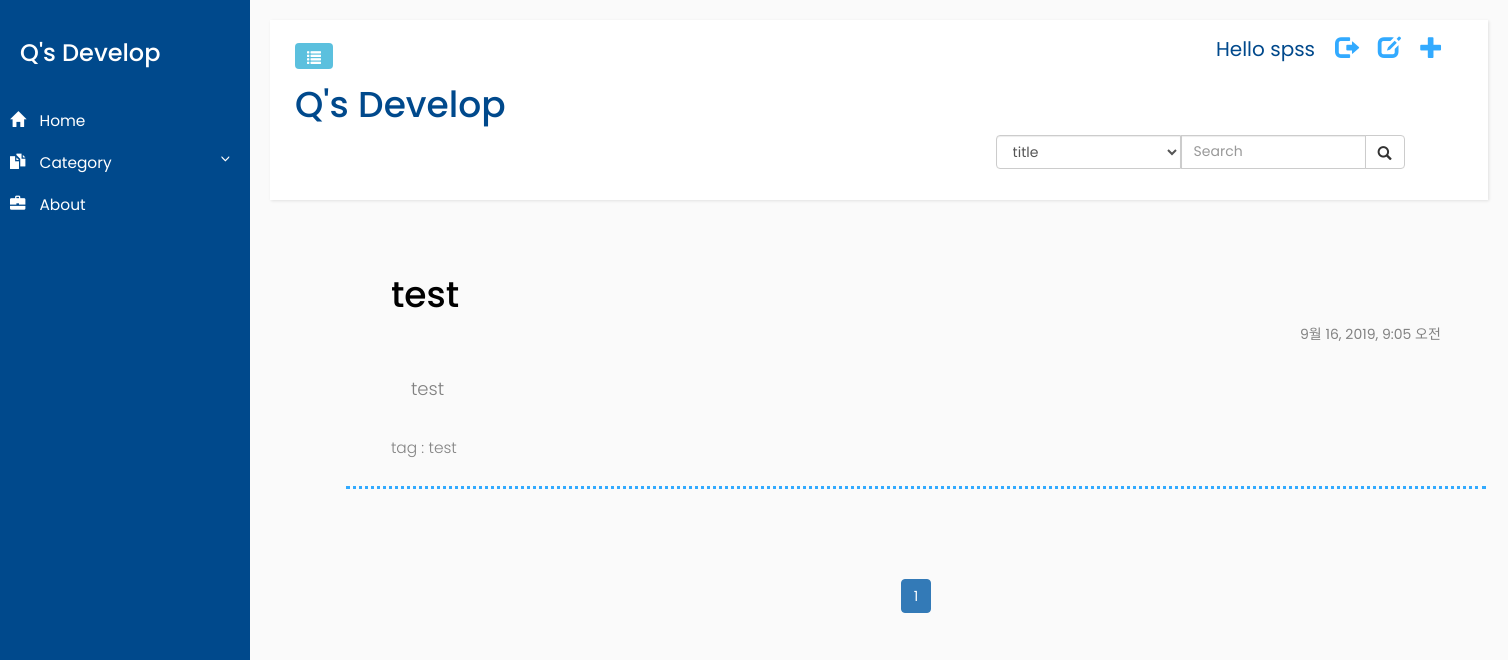
Screenshot of / (signed in) with the database file from the repository.
### blog/models.py (models this page shows, shortened)
class Post(models.Model):
    author = models.ForeignKey('auth.User',on_delete=models.CASCADE,)
    title = models.CharField(max_length=200)
    text = models.TextField()
    category = models.CharField(max_length=200)
    created_date = models.DateTimeField(default = timezone.now)
    published_date = models.DateTimeField(blank = True, null=True)

### blog/views.py (the view, shortened to what this page needs)
# urls.py: path('', views.post_list, name='post_list'),
def post_list(request):
    if Post.objects.exclude(title__exact='').values('category').exists():
        posts_for_category = Post.objects.exclude(title__exact='').values('category').order_by('-published_date')
        posts = Post.objects.exclude(title__exact='').filter( published_date__lte = timezone.now()).order_by('-published_date')
        tmp_posts_for_category = posts_for_category.values('category')
        category_lst = pd.unique(pd.DataFrame.from_records(tmp_posts_for_category)['category'])
        paginator = Paginator(posts,5)
        page = request.GET.get('page')
        posts = paginator.get_page(page)
        return render(request, 'blog/post_list.html',{
                'posts':posts,
                'posts_for_category':category_lst
            })
    else:
        return render(request, 'blog/post_list.html')

### blog/templates/blog/post_list.html (shortened to what this page needs)
{% extends "blog/base.html" %}
{% load static %}
{% load comm_ui %}
{% block content%}
<link rel="stylesheet" href="{% static 'blog/css/blog_list.css'%}">
    {% for post in posts %}
        <div class ="post card-body px-lg-5 pt-0">
            <a class="post_link" href="{% url 'blog:post_detail' pk=post.pk %}">
                <div><h1>{{ post.title }}</h1> <span id='date'>{{post.published_date}}</span></div>
                <p id='contents'>{{post.text|striptags}}</p>
                <p id='category' >tag : {{post.category}}</p>
            </a>
        </div>
    {% endfor%}
    <div class="lst_paging">
        <nav>
            <ul class="pagination">
                {% for i in posts.paginator.page_range %}
                    {% if posts.number ==  i %}
                        <li class="page-item active">
                            <a class="page-link" href="?page={{i}}">{{i}}</a>
                        </li>
                    {% else %}
                        <li class="page-item">
                            <a class="page-link" href="?page={{i}}">{{i}}</a>
                        </li>
                    {% endif %}
                {% endfor %}
            </ul>
        </nav>
    </div>
{% endblock %}

### blog/templates/blog/base.html (shortened to what this page needs)
{% load static %}
<html>
    <head>
        <link rel="stylesheet" href="https://maxcdn.bootstrapcdn.com/bootstrap/3.3.7/css/bootstrap.min.css">
        <link rel="stylesheet" href="{% static 'blog/css/blog_frame.css'%}">
        <link rel="stylesheet" href="{% static 'blog/css/blog_container.css'%}">
        <link rel="stylesheet" href="{% static 'blog/css/blog_header.css'%}">
    </head>
    <body>
        <div class="wrapper">
            <nav id="sidebar">
                    <div class="sidebar-header">
                        <h3>Q's Develop</h3>
                    </div>
                    <div class="sidebar-ul">
                       <ul class="list-unstyled components">
                            <li>
                                <a href="{% url 'blog:post_list' %}">
                                    <i class="glyphicon glyphicon-home"></i>
                                    Home
                                </a>
                                <a href="#pageSubmenu" data-toggle="collapse" aria-expanded="false">
                                    <i class="glyphicon glyphicon-duplicate"></i>
                                    Category
                                </a>
                            </li>
                            <li>
                                <a href="{% url 'blog:about' %}">
                                    <i class="glyphicon glyphicon-briefcase"></i>
                                    About
                                </a>
                            </li>
                        </ul>
                    </div>
                </nav>
            <div id="content">
                <nav class="navbar navbar-default">
                    <div class="container-fluid">
                        <div class="navbar-header">
                            <button type="button" id="sidebarCollapse" class="btn btn-info navbar-btn">
                                <span class="glyphicon glyphicon-list"></span>
                            </button>
                        </div>
                        {% if user.is_authenticated %}
                        <a href="{% url 'blog:post_new_init' %}" class="top-menu"><span class="glyphicon glyphicon-plus"></span></a>
                        <a href="{% url 'blog:post_draft_list' %}" class="top-menu"><span class="glyphicon glyphicon-edit"></span></a>
                        <a href="{% url 'logout' %}" class="top-menu"><span class="glyphicon glyphicon-log-out"></span></a>
                        <span class="userName">Hello {{ user.username }}</span>
                        {% else %}
                        <a href="{% url 'blog:signin' %}" class="top-menu"><span class="glyphicon glyphicon-log-in"></span></span></a>
                        {% endif %}
                        <h1 id="blog-title"><a href="http://127.0.0.1:8000/">Q's Develop</a></h1>
                        <div class ="search-box">
                            <form class="search-box-form" action="{% url 'blog:post_list' %}" method="get">
                                <div class="input-group">
                                    <select name ='fd_name' class="form-control" >
                                            <option value ='title'>title</option>
                                    </select>
                                    <input type="text" name="item" class="form-control" placeholder="Search">
                                    <div class="input-group-btn">
                                        <button class='btn btn-default' type='submit'>
                                            <i class="glyphicon glyphicon-search"></i>
                                        </button>
                                    </div>
                                </div>
                            </form>
                        </div>
                    </div>
                </nav>
                <div class = "container">
                    <div>
                        {% block content%}
                        {% endblock%}
                    </div>
                </div>
            </div>
        </div>
    </body>
</html>

### blog/static/blog/css/blog_frame.css (style rules this page uses)
body { font-family: 'Poppins', sans-serif; background: #fafafa; }
p { font-family: 'Poppins', sans-serif; font-size: 1.1em; font-weight: 300; line-height: 1.7em; color: #999; }
a, a:hover, a:focus { color: inherit; text-decoration: none; transition: all 0.3s; }
.navbar { padding: 15px 10px; background: #fff; border: none; border-radius: 0; margin-bottom: 40px; box-shadow: 1px 1px 3px rgba(0, 0, 0, 0.1); }
.navbar-btn { box-shadow: none; outline: none !important; border: none; }
i, span { display: inline-block; }
.wrapper { display: flex; align-items: stretch; }
#sidebar { min-width: 250px; max-width: 250px; background: #00498c; color: #fff; transition: all 0.3s; }
#sidebar ul li a { text-align: left; }
#sidebar .sidebar-header { padding: 20px; background: #00498c; position: fixed; padding-right: 0; }
#sidebar .sidebar-ul { position: fixed; width: 250px; top: 80px; }
#sidebar .sidebar-ul ul.components { padding: 20px 0; position: relative; }
#sidebar ul li a { padding: 10px; font-size: 1.1em; display: block; }
#sidebar ul li a i { margin-right: 10px; }
a[data-toggle="collapse"] { position: relative; }
a[aria-expanded="false"]::before, a[aria-expanded="true"]::before { content: '\e259'; display: block; position: absolute; right: 20px; font-family: 'Glyphicons Halflings'; font-size: 0.6em; }
#content { padding: 20px; min-height: 100vh; transition: all 0.3s; }

### blog/static/blog/css/blog_container.css (style rules this page uses)
#content { width: 100%; }
.container { margin-right: auto; margin-left: 5%; }

### blog/static/blog/css/blog_header.css (style rules this page uses)
#blog-title { color: #00498c; size : 100px; margin-top: 50px; }
.top-menu, .top-menu:hover, .top-menu:visited { color: #32AAFF; float: right; font-size: 17pt; margin-right: 20px; }
.userName { float: right; margin-right: 20px; color: #00498c; font-family: inherit; font-size: 20px; }
.input-group { display: inline-flex; float: right; }
.input-group-btn { width: 40px; }
.input-group-btn button { height: 34px; }

### blog/static/blog/css/blog_list.css (style rules this page uses)
.post { position: relative; margin-bottom: 70px; padding:15px; border-color: #32AAFF; border-bottom-style: dotted; }
.post a div { display: inline-block; width: 100%; padding-bottom: 30px; }
.post #date { color: #828282; float: right; padding-right: 30px; }
.post h1 { color: #000000; padding-left: 30px; }
.post #contents { text-align: left; padding-bottom: 20px; padding-left: 50px; color: #808080; font-size: large; }
.post #category { color: #838383; padding-left: 30px; }
.search-box { height:50px; }
.search-box-form { float: right; padding-right: 5%; }
.lst_paging { text-align: center; }

### rows the page displays
Post: title "test", published_date "9월 16, 2019, 9:05 오전", text "test", category "test"

### other values shown
{{ user.username }} "spss"
{{ i }} "1"
